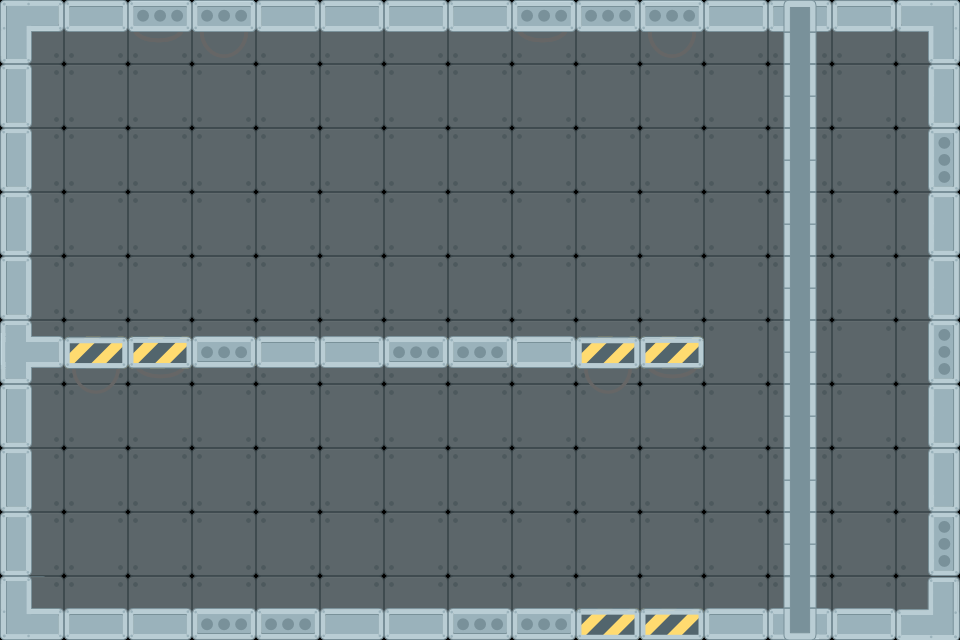

Below is a game level as drawn by its tile map, then a one-line description and the .tmx that defines it (tile-layer data replaced by summaries):
An orthogonal 15x10 tile map with 64x64 px tiles, 3 tile layers (background, floor, env) and 15 objects (6x light_soft, light_triangle).

<map version="1.0" orientation="orthogonal" renderorder="right-down" width="15" height="10" tilewidth="64" tileheight="64" nextobjectid="80">
 <tileset firstgid="1" name="tiles" tilewidth="64" tileheight="64" tilecount="128" columns="16">
  <image source="../tiles.png" width="1024" height="512" />
 </tileset>
 <layer name="background" width="15" height="10" opacity="0.5">
  <data>[150 cells, 150 non-empty, 1 distinct tile ids]</data>
 </layer>
 <layer name="floor" width="15" height="10">
  <data>[150 cells, 58 non-empty, 21 distinct tile ids]</data>
 </layer>
 <layer name="env" width="15" height="10">
  <data>[150 cells, 10 non-empty, 3 distinct tile ids]</data>
 </layer>
 <objectgroup name="obstacles">
  <object id="1" x="2" y="-2" width="26" height="640" />
  <object id="2" x="930" y="2" width="26" height="640" />
  <object id="3" x="2" y="4" width="956" height="22" />
  <object id="5" x="4" y="612" width="952" height="28" />
  <object id="66" x="28" y="340" width="673.333" height="30.6667" />
 </objectgroup>
 <objectgroup name="elevators">
  <object id="7" x="736" y="613.333" width="128" height="48">
   <properties>
    <property name="direction" value="0,1" />
    <property name="id" value="e1" />
    <property name="maxDistance" value="2.8" />
   </properties>
  </object>
 </objectgroup>
 <objectgroup name="switches">
  <object id="54" x="639.333" y="448" width="64" height="64">
   <properties>
    <property name="enabled" value="true" />
    <property name="name" value="s1" />
    <property name="target" value="e1" />
   </properties>
  </object>
 </objectgroup>
 <objectgroup name="doors">
  <object id="68" x="64" y="146.667" width="128" height="192">
   <properties>
    <property name="levelId" value="5" />
   </properties>
  </object>
 </objectgroup>
 <objectgroup name="lights">
  <object id="73" name="light_soft" x="518.667" y="153.333" width="64" height="64">
   <properties>
    <property name="alpha" value="0.05" />
    <property name="color" value="0xffE0F7FA" />
    <property name="height" value="700" />
    <property name="type" value="soft" />
    <property name="width" value="700" />
   </properties>
  </object>
  <object id="74" name="light_soft" x="134.667" y="153.333" width="64" height="64">
   <properties>
    <property name="alpha" value="0.05" />
    <property name="color" value="0xffE0F7FA" />
    <property name="height" value="700" />
    <property name="type" value="soft" />
    <property name="width" value="700" />
   </properties>
  </object>
  <object id="75" name="light_soft" x="326.667" y="153.333" width="64" height="64">
   <properties>
    <property name="alpha" value="0.05" />
    <property name="color" value="0xffE0F7FA" />
    <property name="height" value="700" />
    <property name="type" value="soft" />
    <property name="width" value="700" />
   </properties>
  </object>
  <object id="76" name="light_triangle" x="786" y="65" width="64" height="64">
   <properties>
    <property name="alpha" value="0.25" />
    <property name="color" value="0xffffffff" />
    <property name="height" value="1000" />
    <property name="type" value="triangle" />
    <property name="width" value="400" />
   </properties>
  </object>
  <object id="77" name="light_soft" x="319.667" y="446.333" width="64" height="64">
   <properties>
    <property name="alpha" value="0.05" />
    <property name="color" value="0xffE0F7FA" />
    <property name="height" value="500" />
    <property name="type" value="soft" />
    <property name="width" value="500" />
   </properties>
  </object>
  <object id="78" name="light_soft" x="127.667" y="446.333" width="64" height="64">
   <properties>
    <property name="alpha" value="0.05" />
    <property name="color" value="0xffE0F7FA" />
    <property name="height" value="500" />
    <property name="type" value="soft" />
    <property name="width" value="500" />
   </properties>
  </object>
  <object id="79" name="light_soft" x="511.667" y="446.333" width="64" height="64">
   <properties>
    <property name="alpha" value="0.05" />
    <property name="color" value="0xffE0F7FA" />
    <property name="height" value="500" />
    <property name="type" value="soft" />
    <property name="width" value="500" />
   </properties>
  </object>
 </objectgroup>
</map>
